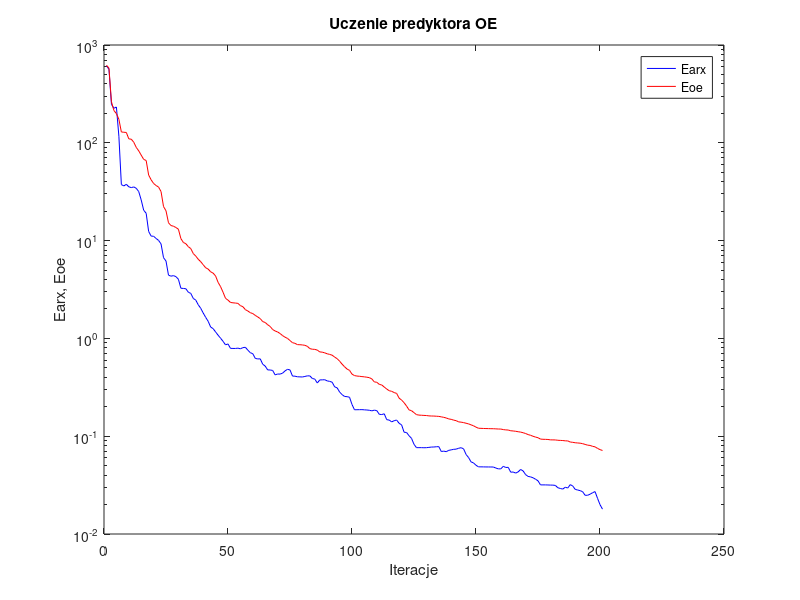
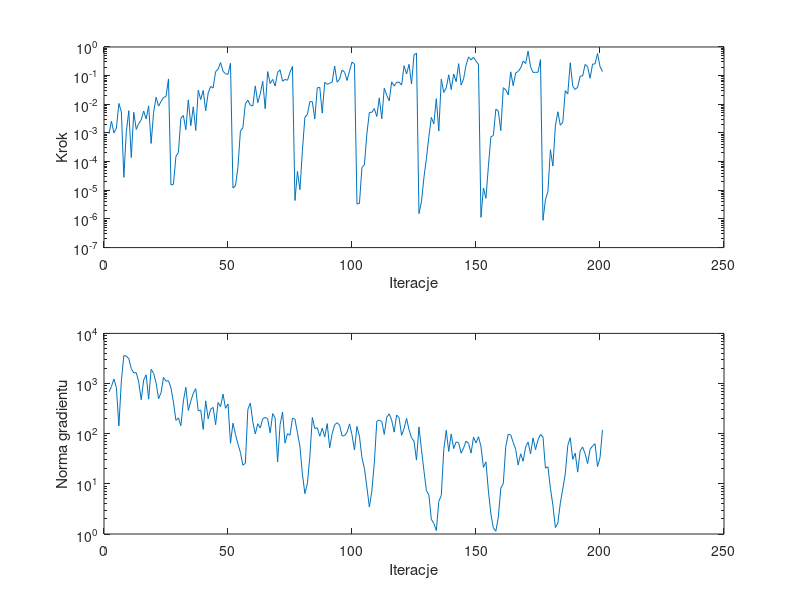

These figures' MATLAB source, in order:
%uczenie predyktora oe
clear all;
n=0; farx(n+1)=6.118719e+002; foe(n+1)=6.206646e+002; wspucz(n+1)=0.000000e+000; ng(n+1)=0.000000e+000;
%odnowa zmiennej metryki
n=1; farx(n+1)=5.658255e+002; foe(n+1)=5.800128e+002; krok(n+1)=9.446471e-004; ng(n+1)=6.803937e+002;
n=2; farx(n+1)=2.475971e+002; foe(n+1)=2.629281e+002; krok(n+1)=2.595225e-003; ng(n+1)=8.766623e+002;
n=3; farx(n+1)=2.253483e+002; foe(n+1)=2.137419e+002; krok(n+1)=1.003628e-003; ng(n+1)=1.233157e+003;
n=4; farx(n+1)=2.323049e+002; foe(n+1)=1.989549e+002; krok(n+1)=1.462416e-003; ng(n+1)=8.267545e+002;
n=5; farx(n+1)=1.166605e+002; foe(n+1)=1.741011e+002; krok(n+1)=1.069268e-002; ng(n+1)=1.428590e+002;
n=6; farx(n+1)=3.739075e+001; foe(n+1)=1.290768e+002; krok(n+1)=5.402185e-003; ng(n+1)=1.136674e+003;
n=7; farx(n+1)=3.621269e+001; foe(n+1)=1.281526e+002; krok(n+1)=2.832743e-005; ng(n+1)=3.629590e+003;
n=8; farx(n+1)=3.765037e+001; foe(n+1)=1.275994e+002; krok(n+1)=1.106947e-003; ng(n+1)=3.517543e+003;
n=9; farx(n+1)=3.548926e+001; foe(n+1)=1.097489e+002; krok(n+1)=5.980899e-003; ng(n+1)=3.136735e+003;
n=10; farx(n+1)=3.481997e+001; foe(n+1)=1.088226e+002; krok(n+1)=1.389822e-004; ng(n+1)=1.977874e+003;
n=11; farx(n+1)=3.539577e+001; foe(n+1)=1.013472e+002; krok(n+1)=5.269205e-003; ng(n+1)=1.629279e+003;
n=12; farx(n+1)=3.427359e+001; foe(n+1)=8.978631e+001; krok(n+1)=1.330026e-003; ng(n+1)=1.650450e+003;
n=13; farx(n+1)=3.171146e+001; foe(n+1)=8.274146e+001; krok(n+1)=2.133516e-003; ng(n+1)=1.076035e+003;
n=14; farx(n+1)=2.604808e+001; foe(n+1)=7.480519e+001; krok(n+1)=2.855545e-003; ng(n+1)=4.757728e+002;
n=15; farx(n+1)=2.044385e+001; foe(n+1)=6.770065e+001; krok(n+1)=5.829338e-003; ng(n+1)=1.178202e+003;
n=16; farx(n+1)=1.903542e+001; foe(n+1)=6.592927e+001; krok(n+1)=3.096691e-003; ng(n+1)=1.492007e+003;
n=17; farx(n+1)=1.240158e+001; foe(n+1)=4.682205e+001; krok(n+1)=8.816889e-003; ng(n+1)=4.899338e+002;
n=18; farx(n+1)=1.112388e+001; foe(n+1)=4.186402e+001; krok(n+1)=4.302964e-004; ng(n+1)=1.927043e+003;
n=19; farx(n+1)=1.107052e+001; foe(n+1)=3.838795e+001; krok(n+1)=5.269205e-003; ng(n+1)=1.590234e+003;
n=20; farx(n+1)=1.051881e+001; foe(n+1)=3.657208e+001; krok(n+1)=1.761298e-002; ng(n+1)=1.027245e+003;
n=21; farx(n+1)=1.004484e+001; foe(n+1)=3.529157e+001; krok(n+1)=8.625805e-003; ng(n+1)=4.985148e+002;
n=22; farx(n+1)=9.252034e+000; foe(n+1)=3.171672e+001; krok(n+1)=1.254988e-002; ng(n+1)=6.586258e+002;
n=23; farx(n+1)=6.691463e+000; foe(n+1)=2.228570e+001; krok(n+1)=1.734832e-002; ng(n+1)=1.327823e+003;
n=24; farx(n+1)=6.182867e+000; foe(n+1)=2.018260e+001; krok(n+1)=1.865725e-002; ng(n+1)=1.117496e+003;
n=25; farx(n+1)=4.435065e+000; foe(n+1)=1.522688e+001; krok(n+1)=7.689657e-002; ng(n+1)=1.138895e+003;
%odnowa zmiennej metryki
n=26; farx(n+1)=4.327942e+000; foe(n+1)=1.425618e+001; krok(n+1)=1.527639e-005; ng(n+1)=8.155505e+002;
n=27; farx(n+1)=4.384626e+000; foe(n+1)=1.403692e+001; krok(n+1)=1.622543e-005; ng(n+1)=4.283643e+002;
n=28; farx(n+1)=4.282184e+000; foe(n+1)=1.360772e+001; krok(n+1)=1.525061e-004; ng(n+1)=1.839729e+002;
n=29; farx(n+1)=4.027402e+000; foe(n+1)=1.308120e+001; krok(n+1)=2.104603e-004; ng(n+1)=2.063524e+002;
n=30; farx(n+1)=3.258113e+000; foe(n+1)=1.048244e+001; krok(n+1)=3.291607e-003; ng(n+1)=1.443387e+002;
n=31; farx(n+1)=3.241420e+000; foe(n+1)=9.570680e+000; krok(n+1)=4.065324e-003; ng(n+1)=4.477291e+002;
n=32; farx(n+1)=3.222383e+000; foe(n+1)=9.299467e+000; krok(n+1)=1.296700e-003; ng(n+1)=8.430989e+002;
n=33; farx(n+1)=2.964527e+000; foe(n+1)=8.661303e+000; krok(n+1)=1.432736e-002; ng(n+1)=2.916329e+002;
n=34; farx(n+1)=2.884645e+000; foe(n+1)=8.282063e+000; krok(n+1)=1.797903e-003; ng(n+1)=4.465326e+002;
n=35; farx(n+1)=2.562346e+000; foe(n+1)=7.369584e+000; krok(n+1)=8.174750e-003; ng(n+1)=6.394061e+002;
n=36; farx(n+1)=2.462570e+000; foe(n+1)=6.944704e+000; krok(n+1)=1.223144e-003; ng(n+1)=7.906739e+002;
n=37; farx(n+1)=2.207648e+000; foe(n+1)=6.444226e+000; krok(n+1)=3.112854e-002; ng(n+1)=2.848389e+002;
n=38; farx(n+1)=2.031588e+000; foe(n+1)=6.086718e+000; krok(n+1)=1.464382e-002; ng(n+1)=2.957705e+002;
n=39; farx(n+1)=1.819239e+000; foe(n+1)=5.665128e+000; krok(n+1)=3.052860e-002; ng(n+1)=1.218998e+002;
n=40; farx(n+1)=1.640977e+000; foe(n+1)=5.274315e+000; krok(n+1)=5.945944e-003; ng(n+1)=4.530893e+002;
n=41; farx(n+1)=1.496043e+000; foe(n+1)=5.114457e+000; krok(n+1)=2.452506e-002; ng(n+1)=1.991238e+002;
n=42; farx(n+1)=1.307469e+000; foe(n+1)=4.795631e+000; krok(n+1)=4.226396e-002; ng(n+1)=3.091056e+002;
n=43; farx(n+1)=1.258271e+000; foe(n+1)=4.649270e+000; krok(n+1)=3.700668e-002; ng(n+1)=3.340504e+002;
n=44; farx(n+1)=1.164375e+000; foe(n+1)=4.346504e+000; krok(n+1)=1.383675e-001; ng(n+1)=1.512431e+002;
n=45; farx(n+1)=1.078267e+000; foe(n+1)=3.743081e+000; krok(n+1)=1.668649e-001; ng(n+1)=4.191823e+002;
n=46; farx(n+1)=1.005004e+000; foe(n+1)=3.383982e+000; krok(n+1)=2.869393e-001; ng(n+1)=3.459074e+002;
n=47; farx(n+1)=9.332643e-001; foe(n+1)=2.966064e+000; krok(n+1)=1.416892e-001; ng(n+1)=6.163942e+002;
n=48; farx(n+1)=8.593467e-001; foe(n+1)=2.569049e+000; krok(n+1)=1.160291e-001; ng(n+1)=3.209246e+002;
n=49; farx(n+1)=8.776395e-001; foe(n+1)=2.461174e+000; krok(n+1)=1.107341e-001; ng(n+1)=3.911163e+002;
n=50; farx(n+1)=7.911406e-001; foe(n+1)=2.331746e+000; krok(n+1)=2.701916e-001; ng(n+1)=6.463631e+001;
%odnowa zmiennej metryki
n=51; farx(n+1)=7.894288e-001; foe(n+1)=2.311343e+000; krok(n+1)=1.197415e-005; ng(n+1)=1.624488e+002;
n=52; farx(n+1)=7.892604e-001; foe(n+1)=2.298987e+000; krok(n+1)=1.442554e-005; ng(n+1)=9.712748e+001;
n=53; farx(n+1)=7.954422e-001; foe(n+1)=2.280605e+000; krok(n+1)=6.316544e-005; ng(n+1)=6.250369e+001;
n=54; farx(n+1)=7.831552e-001; foe(n+1)=2.163245e+000; krok(n+1)=1.158499e-003; ng(n+1)=4.243123e+001;
n=55; farx(n+1)=8.043702e-001; foe(n+1)=2.110460e+000; krok(n+1)=1.532691e-003; ng(n+1)=2.353362e+001;
n=56; farx(n+1)=8.112721e-001; foe(n+1)=1.968563e+000; krok(n+1)=1.040351e-002; ng(n+1)=2.567946e+001;
n=57; farx(n+1)=7.581810e-001; foe(n+1)=1.905421e+000; krok(n+1)=1.399673e-002; ng(n+1)=3.042700e+002;
n=58; farx(n+1)=7.144146e-001; foe(n+1)=1.832109e+000; krok(n+1)=9.289554e-003; ng(n+1)=4.087762e+002;
n=59; farx(n+1)=6.974444e-001; foe(n+1)=1.793460e+000; krok(n+1)=8.744518e-003; ng(n+1)=1.723305e+002;
n=60; farx(n+1)=6.242200e-001; foe(n+1)=1.719466e+000; krok(n+1)=4.388300e-002; ng(n+1)=9.881843e+001;
n=61; farx(n+1)=6.169374e-001; foe(n+1)=1.656224e+000; krok(n+1)=1.136199e-002; ng(n+1)=1.581090e+002;
n=62; farx(n+1)=6.178828e-001; foe(n+1)=1.593110e+000; krok(n+1)=2.331822e-002; ng(n+1)=1.301167e+002;
n=63; farx(n+1)=5.447902e-001; foe(n+1)=1.485206e+000; krok(n+1)=6.316667e-002; ng(n+1)=1.982735e+002;
n=64; farx(n+1)=5.208423e-001; foe(n+1)=1.454886e+000; krok(n+1)=6.947618e-003; ng(n+1)=2.114779e+002;
n=65; farx(n+1)=4.762872e-001; foe(n+1)=1.378748e+000; krok(n+1)=1.387085e-001; ng(n+1)=1.974171e+002;
n=66; farx(n+1)=4.754977e-001; foe(n+1)=1.325268e+000; krok(n+1)=5.286105e-002; ng(n+1)=1.038362e+002;
n=67; farx(n+1)=4.702969e-001; foe(n+1)=1.232517e+000; krok(n+1)=7.431643e-002; ng(n+1)=2.511060e+002;
n=68; farx(n+1)=4.237743e-001; foe(n+1)=1.191361e+000; krok(n+1)=4.346837e-002; ng(n+1)=2.061973e+002;
n=69; farx(n+1)=4.323043e-001; foe(n+1)=1.163388e+000; krok(n+1)=1.281531e-001; ng(n+1)=2.719566e+001;
n=70; farx(n+1)=4.315728e-001; foe(n+1)=1.121863e+000; krok(n+1)=1.587379e-001; ng(n+1)=1.510775e+002;
n=71; farx(n+1)=4.410310e-001; foe(n+1)=1.068303e+000; krok(n+1)=6.402713e-002; ng(n+1)=2.692488e+002;
n=72; farx(n+1)=4.654188e-001; foe(n+1)=1.029009e+000; krok(n+1)=7.361186e-002; ng(n+1)=6.483495e+001;
n=73; farx(n+1)=4.829990e-001; foe(n+1)=9.996202e-001; krok(n+1)=6.939329e-002; ng(n+1)=1.004480e+002;
n=74; farx(n+1)=4.760464e-001; foe(n+1)=9.508922e-001; krok(n+1)=1.312394e-001; ng(n+1)=9.284721e+001;
n=75; farx(n+1)=4.119800e-001; foe(n+1)=9.041203e-001; krok(n+1)=2.089206e-001; ng(n+1)=2.033608e+002;
%odnowa zmiennej metryki
n=76; farx(n+1)=4.109039e-001; foe(n+1)=8.904626e-001; krok(n+1)=4.389010e-006; ng(n+1)=1.948383e+002;
n=77; farx(n+1)=4.051739e-001; foe(n+1)=8.635997e-001; krok(n+1)=4.554340e-005; ng(n+1)=1.044587e+002;
n=78; farx(n+1)=4.042427e-001; foe(n+1)=8.617343e-001; krok(n+1)=1.048504e-005; ng(n+1)=5.613349e+001;
n=79; farx(n+1)=4.031651e-001; foe(n+1)=8.573900e-001; krok(n+1)=2.440395e-004; ng(n+1)=1.568031e+001;
n=80; farx(n+1)=4.083275e-001; foe(n+1)=8.498903e-001; krok(n+1)=3.544455e-003; ng(n+1)=6.391326e+000;
n=81; farx(n+1)=4.139928e-001; foe(n+1)=8.296882e-001; krok(n+1)=4.399860e-003; ng(n+1)=1.010079e+001;
n=82; farx(n+1)=4.139666e-001; foe(n+1)=7.864123e-001; krok(n+1)=1.238474e-002; ng(n+1)=3.484981e+001;
n=83; farx(n+1)=3.891682e-001; foe(n+1)=7.749494e-001; krok(n+1)=1.226153e-002; ng(n+1)=2.110505e+002;
n=84; farx(n+1)=3.836732e-001; foe(n+1)=7.726894e-001; krok(n+1)=3.065383e-003; ng(n+1)=1.269917e+002;
n=85; farx(n+1)=3.498874e-001; foe(n+1)=7.593038e-001; krok(n+1)=3.775680e-002; ng(n+1)=1.311440e+002;
n=86; farx(n+1)=3.761048e-001; foe(n+1)=7.276775e-001; krok(n+1)=3.899737e-002; ng(n+1)=8.911398e+001;
n=87; farx(n+1)=3.768320e-001; foe(n+1)=7.233168e-001; krok(n+1)=4.916421e-003; ng(n+1)=1.286097e+002;
n=88; farx(n+1)=3.781645e-001; foe(n+1)=7.118179e-001; krok(n+1)=5.857529e-002; ng(n+1)=8.645300e+001;
n=89; farx(n+1)=3.676672e-001; foe(n+1)=6.961043e-001; krok(n+1)=4.981739e-002; ng(n+1)=1.588137e+002;
n=90; farx(n+1)=3.635471e-001; foe(n+1)=6.859607e-001; krok(n+1)=5.421512e-002; ng(n+1)=5.217696e+001;
n=91; farx(n+1)=3.566316e-001; foe(n+1)=6.735763e-001; krok(n+1)=5.983917e-002; ng(n+1)=1.002933e+002;
n=92; farx(n+1)=3.196769e-001; foe(n+1)=6.440421e-001; krok(n+1)=2.162376e-001; ng(n+1)=1.498177e+002;
n=93; farx(n+1)=3.123887e-001; foe(n+1)=6.205704e-001; krok(n+1)=5.908701e-002; ng(n+1)=1.658516e+002;
n=94; farx(n+1)=2.831087e-001; foe(n+1)=5.851375e-001; krok(n+1)=7.610620e-002; ng(n+1)=1.474610e+002;
n=95; farx(n+1)=2.662834e-001; foe(n+1)=5.454091e-001; krok(n+1)=1.563188e-001; ng(n+1)=9.024722e+001;
n=96; farx(n+1)=2.548564e-001; foe(n+1)=5.128716e-001; krok(n+1)=1.320406e-001; ng(n+1)=9.128705e+001;
n=97; farx(n+1)=2.536414e-001; foe(n+1)=4.860829e-001; krok(n+1)=6.776944e-002; ng(n+1)=1.068013e+002;
n=98; farx(n+1)=2.503461e-001; foe(n+1)=4.713401e-001; krok(n+1)=1.454886e-001; ng(n+1)=1.569042e+002;
n=99; farx(n+1)=2.110574e-001; foe(n+1)=4.312379e-001; krok(n+1)=2.969961e-001; ng(n+1)=9.540077e+001;
n=100; farx(n+1)=1.863816e-001; foe(n+1)=4.167351e-001; krok(n+1)=2.557116e-001; ng(n+1)=4.725141e+001;
%odnowa zmiennej metryki
n=101; farx(n+1)=1.865540e-001; foe(n+1)=4.120868e-001; krok(n+1)=3.332727e-006; ng(n+1)=1.390004e+002;
n=102; farx(n+1)=1.867212e-001; foe(n+1)=4.100069e-001; krok(n+1)=3.487566e-006; ng(n+1)=8.943902e+001;
n=103; farx(n+1)=1.869532e-001; foe(n+1)=4.069388e-001; krok(n+1)=6.197037e-005; ng(n+1)=3.323417e+001;
n=104; farx(n+1)=1.860491e-001; foe(n+1)=4.044553e-001; krok(n+1)=7.777812e-005; ng(n+1)=2.029266e+001;
n=105; farx(n+1)=1.852998e-001; foe(n+1)=4.009491e-001; krok(n+1)=9.413494e-004; ng(n+1)=8.632236e+000;
n=106; farx(n+1)=1.841650e-001; foe(n+1)=3.969615e-001; krok(n+1)=5.233259e-003; ng(n+1)=3.456257e+000;
n=107; farx(n+1)=1.816470e-001; foe(n+1)=3.851620e-001; krok(n+1)=5.233259e-003; ng(n+1)=7.234831e+000;
n=108; farx(n+1)=1.846298e-001; foe(n+1)=3.590978e-001; krok(n+1)=7.088910e-003; ng(n+1)=2.618307e+001;
n=109; farx(n+1)=1.827137e-001; foe(n+1)=3.559959e-001; krok(n+1)=3.765398e-003; ng(n+1)=1.771031e+002;
n=110; farx(n+1)=1.673737e-001; foe(n+1)=3.388774e-001; krok(n+1)=1.676647e-002; ng(n+1)=1.870431e+002;
n=111; farx(n+1)=1.664753e-001; foe(n+1)=3.339865e-001; krok(n+1)=3.127663e-003; ng(n+1)=1.757324e+002;
n=112; farx(n+1)=1.694911e-001; foe(n+1)=3.183160e-001; krok(n+1)=3.650930e-002; ng(n+1)=9.683577e+001;
n=113; farx(n+1)=1.475961e-001; foe(n+1)=3.035398e-001; krok(n+1)=2.085765e-002; ng(n+1)=2.116614e+002;
n=114; farx(n+1)=1.462318e-001; foe(n+1)=2.918314e-001; krok(n+1)=1.316643e-002; ng(n+1)=2.492327e+002;
n=115; farx(n+1)=1.401372e-001; foe(n+1)=2.877001e-001; krok(n+1)=6.079450e-002; ng(n+1)=1.863107e+002;
n=116; farx(n+1)=1.440826e-001; foe(n+1)=2.794576e-001; krok(n+1)=4.331299e-002; ng(n+1)=1.074214e+002;
n=117; farx(n+1)=1.463643e-001; foe(n+1)=2.738357e-001; krok(n+1)=5.893163e-002; ng(n+1)=2.364236e+002;
n=118; farx(n+1)=1.354465e-001; foe(n+1)=2.449210e-001; krok(n+1)=5.908701e-002; ng(n+1)=2.062809e+002;
n=119; farx(n+1)=1.306112e-001; foe(n+1)=2.340008e-001; krok(n+1)=4.674985e-002; ng(n+1)=9.269878e+001;
n=120; farx(n+1)=1.098271e-001; foe(n+1)=2.200416e-001; krok(n+1)=2.223238e-001; ng(n+1)=1.267159e+002;
n=121; farx(n+1)=1.090772e-001; foe(n+1)=2.033382e-001; krok(n+1)=1.144404e-001; ng(n+1)=2.018704e+002;
n=122; farx(n+1)=1.011376e-001; foe(n+1)=1.858628e-001; krok(n+1)=2.482245e-001; ng(n+1)=1.193076e+002;
n=123; farx(n+1)=9.506782e-002; foe(n+1)=1.822596e-001; krok(n+1)=5.082412e-002; ng(n+1)=8.294644e+001;
n=124; farx(n+1)=8.262053e-002; foe(n+1)=1.741734e-001; krok(n+1)=5.281352e-001; ng(n+1)=7.140382e+001;
n=125; farx(n+1)=7.636392e-002; foe(n+1)=1.661092e-001; krok(n+1)=6.128735e-001; ng(n+1)=2.972366e+001;
%odnowa zmiennej metryki
n=126; farx(n+1)=7.637760e-002; foe(n+1)=1.643402e-001; krok(n+1)=1.539351e-006; ng(n+1)=1.363558e+002;
n=127; farx(n+1)=7.639342e-002; foe(n+1)=1.637957e-001; krok(n+1)=3.932457e-006; ng(n+1)=4.831296e+001;
n=128; farx(n+1)=7.619902e-002; foe(n+1)=1.631584e-001; krok(n+1)=2.790955e-005; ng(n+1)=1.843085e+001;
n=129; farx(n+1)=7.634047e-002; foe(n+1)=1.626823e-001; krok(n+1)=1.266921e-004; ng(n+1)=7.365481e+000;
n=130; farx(n+1)=7.683011e-002; foe(n+1)=1.613676e-001; krok(n+1)=7.459007e-004; ng(n+1)=5.967119e+000;
n=131; farx(n+1)=7.743142e-002; foe(n+1)=1.608735e-001; krok(n+1)=3.470726e-003; ng(n+1)=1.964415e+000;
n=132; farx(n+1)=7.756413e-002; foe(n+1)=1.606976e-001; krok(n+1)=2.063028e-003; ng(n+1)=1.617061e+000;
n=133; farx(n+1)=7.800034e-002; foe(n+1)=1.600517e-001; krok(n+1)=1.576669e-002; ng(n+1)=1.175205e+000;
n=134; farx(n+1)=7.825802e-002; foe(n+1)=1.594897e-001; krok(n+1)=1.168070e-003; ng(n+1)=4.479323e+000;
n=135; farx(n+1)=6.975928e-002; foe(n+1)=1.577076e-001; krok(n+1)=7.508776e-002; ng(n+1)=5.876807e+000;
n=136; farx(n+1)=7.035816e-002; foe(n+1)=1.559538e-001; krok(n+1)=2.592196e-002; ng(n+1)=4.740735e+001;
n=137; farx(n+1)=6.947770e-002; foe(n+1)=1.535528e-001; krok(n+1)=3.774616e-002; ng(n+1)=1.168317e+002;
n=138; farx(n+1)=7.165928e-002; foe(n+1)=1.502419e-001; krok(n+1)=1.071906e-001; ng(n+1)=4.427457e+001;
n=139; farx(n+1)=7.251379e-002; foe(n+1)=1.486791e-001; krok(n+1)=3.269900e-002; ng(n+1)=9.886850e+001;
n=140; farx(n+1)=7.344456e-002; foe(n+1)=1.459838e-001; krok(n+1)=1.138873e-001; ng(n+1)=5.051846e+001;
n=141; farx(n+1)=7.374399e-002; foe(n+1)=1.441670e-001; krok(n+1)=6.144187e-002; ng(n+1)=6.878096e+001;
n=142; farx(n+1)=7.526906e-002; foe(n+1)=1.401152e-001; krok(n+1)=2.624788e-001; ng(n+1)=6.538822e+001;
n=143; farx(n+1)=7.628113e-002; foe(n+1)=1.391977e-001; krok(n+1)=4.655230e-002; ng(n+1)=4.087351e+001;
n=144; farx(n+1)=7.424492e-002; foe(n+1)=1.377142e-001; krok(n+1)=7.759105e-002; ng(n+1)=5.223519e+001;
n=145; farx(n+1)=6.499517e-002; foe(n+1)=1.356781e-001; krok(n+1)=2.340680e-001; ng(n+1)=7.090102e+001;
n=146; farx(n+1)=6.050280e-002; foe(n+1)=1.336442e-001; krok(n+1)=4.500546e-001; ng(n+1)=6.392152e+001;
n=147; farx(n+1)=5.466056e-002; foe(n+1)=1.306746e-001; krok(n+1)=3.550835e-001; ng(n+1)=4.100191e+001;
n=148; farx(n+1)=5.331858e-002; foe(n+1)=1.277633e-001; krok(n+1)=4.385923e-001; ng(n+1)=8.545310e+001;
n=149; farx(n+1)=5.046133e-002; foe(n+1)=1.237569e-001; krok(n+1)=3.240219e-001; ng(n+1)=6.511587e+001;
n=150; farx(n+1)=4.860550e-002; foe(n+1)=1.205916e-001; krok(n+1)=2.409855e-001; ng(n+1)=8.719949e+001;
%odnowa zmiennej metryki
n=151; farx(n+1)=4.860303e-002; foe(n+1)=1.203207e-001; krok(n+1)=1.136133e-006; ng(n+1)=5.540015e+001;
n=152; farx(n+1)=4.855413e-002; foe(n+1)=1.199816e-001; krok(n+1)=1.197415e-005; ng(n+1)=2.135094e+001;
n=153; farx(n+1)=4.848571e-002; foe(n+1)=1.197704e-001; krok(n+1)=5.250665e-006; ng(n+1)=2.742672e+001;
n=154; farx(n+1)=4.847654e-002; foe(n+1)=1.195909e-001; krok(n+1)=6.946355e-005; ng(n+1)=7.219604e+000;
n=155; farx(n+1)=4.844950e-002; foe(n+1)=1.193386e-001; krok(n+1)=7.286672e-004; ng(n+1)=2.490210e+000;
n=156; farx(n+1)=4.839527e-002; foe(n+1)=1.192644e-001; krok(n+1)=8.178849e-004; ng(n+1)=1.326265e+000;
n=157; farx(n+1)=4.725820e-002; foe(n+1)=1.188760e-001; krok(n+1)=6.802533e-003; ng(n+1)=1.133824e+000;
n=158; farx(n+1)=4.636908e-002; foe(n+1)=1.184412e-001; krok(n+1)=5.770731e-003; ng(n+1)=2.179375e+000;
n=159; farx(n+1)=4.634035e-002; foe(n+1)=1.183362e-001; krok(n+1)=1.211265e-003; ng(n+1)=8.227483e+000;
n=160; farx(n+1)=4.918733e-002; foe(n+1)=1.168524e-001; krok(n+1)=3.798141e-002; ng(n+1)=1.011037e+001;
n=161; farx(n+1)=4.790094e-002; foe(n+1)=1.160328e-001; krok(n+1)=3.201356e-002; ng(n+1)=5.562625e+001;
n=162; farx(n+1)=4.803862e-002; foe(n+1)=1.156284e-001; krok(n+1)=2.127270e-002; ng(n+1)=9.784356e+001;
n=163; farx(n+1)=4.286894e-002; foe(n+1)=1.136580e-001; krok(n+1)=1.357860e-001; ng(n+1)=9.406923e+001;
n=164; farx(n+1)=4.304486e-002; foe(n+1)=1.131285e-001; krok(n+1)=4.446078e-002; ng(n+1)=6.688850e+001;
n=165; farx(n+1)=4.195969e-002; foe(n+1)=1.122585e-001; krok(n+1)=1.245141e-001; ng(n+1)=4.893633e+001;
n=166; farx(n+1)=4.317570e-002; foe(n+1)=1.111208e-001; krok(n+1)=1.400181e-001; ng(n+1)=2.378370e+001;
n=167; farx(n+1)=4.569940e-002; foe(n+1)=1.101122e-001; krok(n+1)=1.845727e-001; ng(n+1)=3.977425e+001;
n=168; farx(n+1)=4.412831e-002; foe(n+1)=1.085475e-001; krok(n+1)=3.240219e-001; ng(n+1)=2.817038e+001;
n=169; farx(n+1)=4.048242e-002; foe(n+1)=1.065138e-001; krok(n+1)=2.656312e-001; ng(n+1)=5.433603e+001;
n=170; farx(n+1)=3.879481e-002; foe(n+1)=1.038979e-001; krok(n+1)=7.178655e-001; ng(n+1)=6.801354e+001;
n=171; farx(n+1)=3.837298e-002; foe(n+1)=1.021989e-001; krok(n+1)=2.020751e-001; ng(n+1)=3.973983e+001;
n=172; farx(n+1)=3.758353e-002; foe(n+1)=9.982822e-002; krok(n+1)=1.297328e-001; ng(n+1)=8.235532e+001;
n=173; farx(n+1)=3.632970e-002; foe(n+1)=9.798875e-002; krok(n+1)=1.300904e-001; ng(n+1)=4.818180e+001;
n=174; farx(n+1)=3.499317e-002; foe(n+1)=9.647561e-002; krok(n+1)=1.317940e-001; ng(n+1)=7.583161e+001;
n=175; farx(n+1)=3.178595e-002; foe(n+1)=9.345782e-002; krok(n+1)=3.636509e-001; ng(n+1)=9.630774e+001;
%odnowa zmiennej metryki
n=176; farx(n+1)=3.178557e-002; foe(n+1)=9.299546e-002; krok(n+1)=8.934089e-007; ng(n+1)=8.677567e+001;
n=177; farx(n+1)=3.177907e-002; foe(n+1)=9.284848e-002; krok(n+1)=4.675854e-006; ng(n+1)=2.060645e+001;
n=178; farx(n+1)=3.171598e-002; foe(n+1)=9.259706e-002; krok(n+1)=9.089066e-006; ng(n+1)=2.192981e+001;
n=179; farx(n+1)=3.163800e-002; foe(n+1)=9.175717e-002; krok(n+1)=2.601359e-004; ng(n+1)=8.123925e+000;
n=180; farx(n+1)=3.161244e-002; foe(n+1)=9.170245e-002; krok(n+1)=6.975159e-005; ng(n+1)=3.768938e+000;
n=181; farx(n+1)=3.138654e-002; foe(n+1)=9.156424e-002; krok(n+1)=1.737584e-003; ng(n+1)=1.344129e+000;
n=182; farx(n+1)=2.972615e-002; foe(n+1)=9.086705e-002; krok(n+1)=5.485375e-003; ng(n+1)=1.658657e+000;
n=183; farx(n+1)=2.921214e-002; foe(n+1)=9.057208e-002; krok(n+1)=1.861026e-003; ng(n+1)=4.123004e+000;
n=184; farx(n+1)=2.878626e-002; foe(n+1)=9.031168e-002; krok(n+1)=2.352381e-003; ng(n+1)=8.006550e+000;
n=185; farx(n+1)=3.012995e-002; foe(n+1)=8.967675e-002; krok(n+1)=3.010907e-002; ng(n+1)=1.584709e+001;
n=186; farx(n+1)=2.950715e-002; foe(n+1)=8.949438e-002; krok(n+1)=2.279678e-002; ng(n+1)=5.829077e+001;
n=187; farx(n+1)=3.197358e-002; foe(n+1)=8.719883e-002; krok(n+1)=2.815910e-001; ng(n+1)=8.324331e+001;
n=188; farx(n+1)=3.100374e-002; foe(n+1)=8.658442e-002; krok(n+1)=4.284718e-002; ng(n+1)=3.083594e+001;
n=189; farx(n+1)=2.858442e-002; foe(n+1)=8.572044e-002; krok(n+1)=3.294851e-002; ng(n+1)=4.086658e+001;
n=190; farx(n+1)=2.817033e-002; foe(n+1)=8.529306e-002; krok(n+1)=4.000365e-002; ng(n+1)=1.710989e+001;
n=191; farx(n+1)=2.775012e-002; foe(n+1)=8.484290e-002; krok(n+1)=9.595947e-002; ng(n+1)=4.575821e+001;
n=192; farx(n+1)=2.706965e-002; foe(n+1)=8.388165e-002; krok(n+1)=9.760941e-002; ng(n+1)=5.446163e+001;
n=193; farx(n+1)=2.486659e-002; foe(n+1)=8.242582e-002; krok(n+1)=2.465387e-001; ng(n+1)=3.982561e+001;
n=194; farx(n+1)=2.489047e-002; foe(n+1)=8.099191e-002; krok(n+1)=2.056837e-001; ng(n+1)=2.532663e+001;
n=195; farx(n+1)=2.552557e-002; foe(n+1)=8.049448e-002; krok(n+1)=8.097460e-002; ng(n+1)=4.915964e+001;
n=196; farx(n+1)=2.642105e-002; foe(n+1)=7.876003e-002; krok(n+1)=2.506731e-001; ng(n+1)=5.640251e+001;
n=197; farx(n+1)=2.714315e-002; foe(n+1)=7.785120e-002; krok(n+1)=2.577747e-001; ng(n+1)=6.325670e+001;
n=198; farx(n+1)=2.317691e-002; foe(n+1)=7.506765e-002; krok(n+1)=5.918768e-001; ng(n+1)=2.216716e+001;
n=199; farx(n+1)=1.997637e-002; foe(n+1)=7.292844e-002; krok(n+1)=2.082003e-001; ng(n+1)=3.307289e+001;
n=200; farx(n+1)=1.795864e-002; foe(n+1)=7.144430e-002; krok(n+1)=1.392836e-001; ng(n+1)=1.192285e+002;

figure; semilogy(farx,'b'); hold on; semilogy(foe,'r'); xlabel('Iteracje'); ylabel('Earx, Eoe'); legend('Earx','Eoe'); title('Uczenie predyktora OE');
figure; subplot(2,1,1); semilogy(krok); xlabel('Iteracje'); ylabel('Krok');
subplot(2,1,2); semilogy(ng); xlabel('Iteracje'); ylabel('Norma gradientu');
Earx=farx(n+1)
Eoe=foe(n+1)
